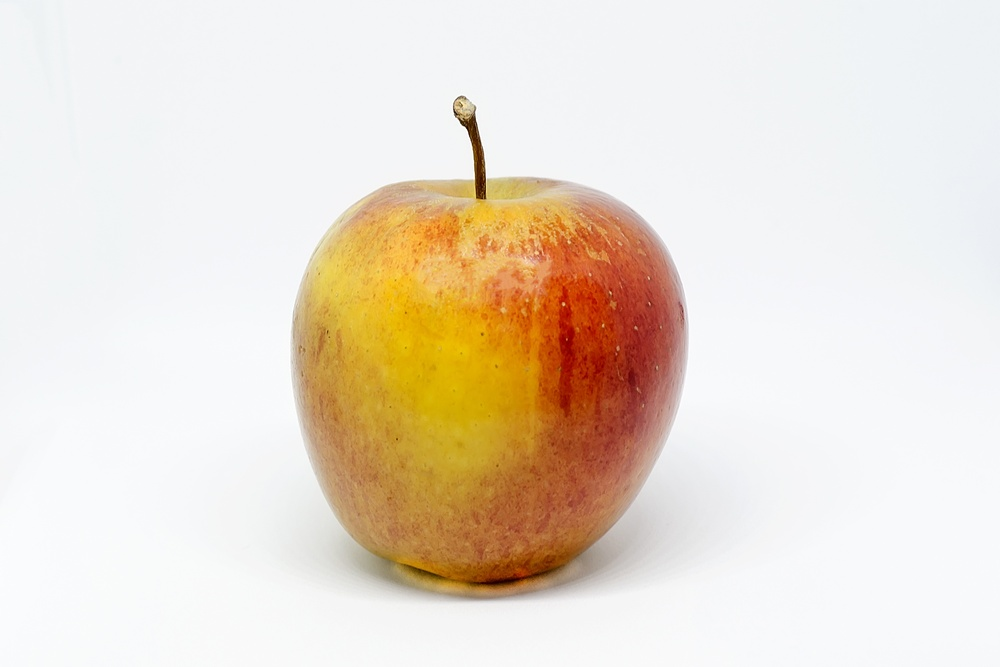
#> input picture images/image.jpg, 1000 x 667 px, shrunk from 3000 x 2000 before the run
$ python transform.py
#> lines starting #> are read from the running program, lines starting #| are printed output that depends on the picture
#> further down, original is the input picture: shape (667, 1000, 3); mean B, G, R 207.8, 221.9, 233.9
import cv2
import numpy as np

def add_salt_pepper_noise(image, amount=0.05):
    """Добавить шум 'соль и перец'"""
#> called with amount = 0.05
    noisy = image.copy()
    num_salt = np.ceil(amount * image.size * 0.5)
#> num_salt = 50025
    num_pepper = np.ceil(amount * image.size * 0.5)
#> num_pepper = 50025

    coords = [np.random.randint(0, i - 1, int(num_salt))
              for i in image.shape[:2]]
    noisy[coords[0], coords[1], :] = 255

    coords = [np.random.randint(0, i - 1, int(num_pepper))
              for i in image.shape[:2]]
    noisy[coords[0], coords[1], :] = 0
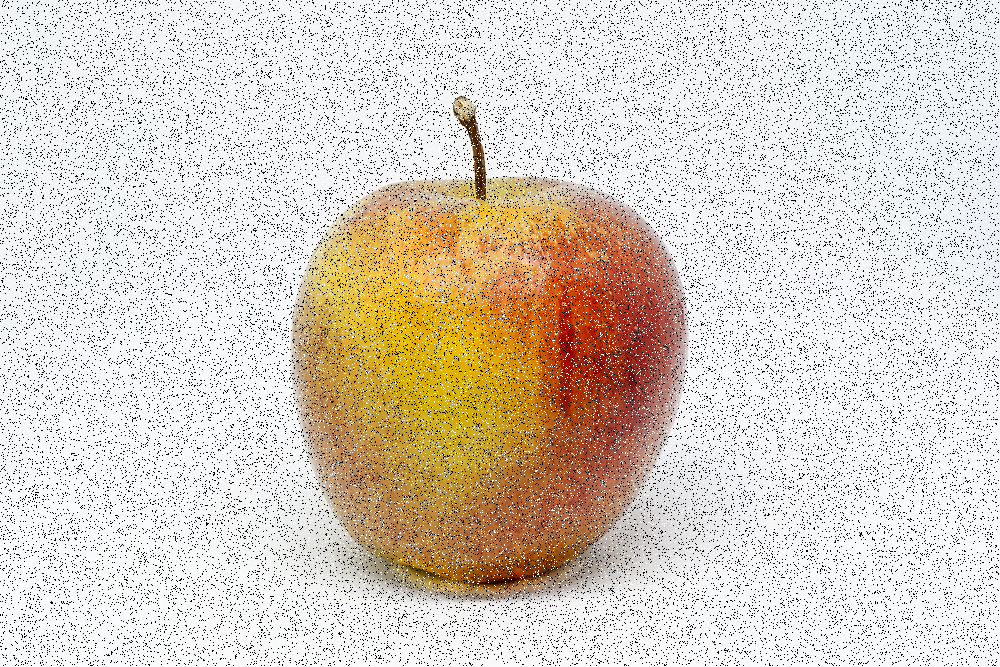
#> noisy: shape (667, 1000, 3); mean R, G, B 218.4, 208.1, 195.9

    return noisy

def add_gaussian_noise(image, mean=0, sigma=150):
#> called with mean = 0, sigma = 25
    gauss = np.random.normal(mean, sigma, image.shape)
    noisy = image.astype(np.float32) + gauss
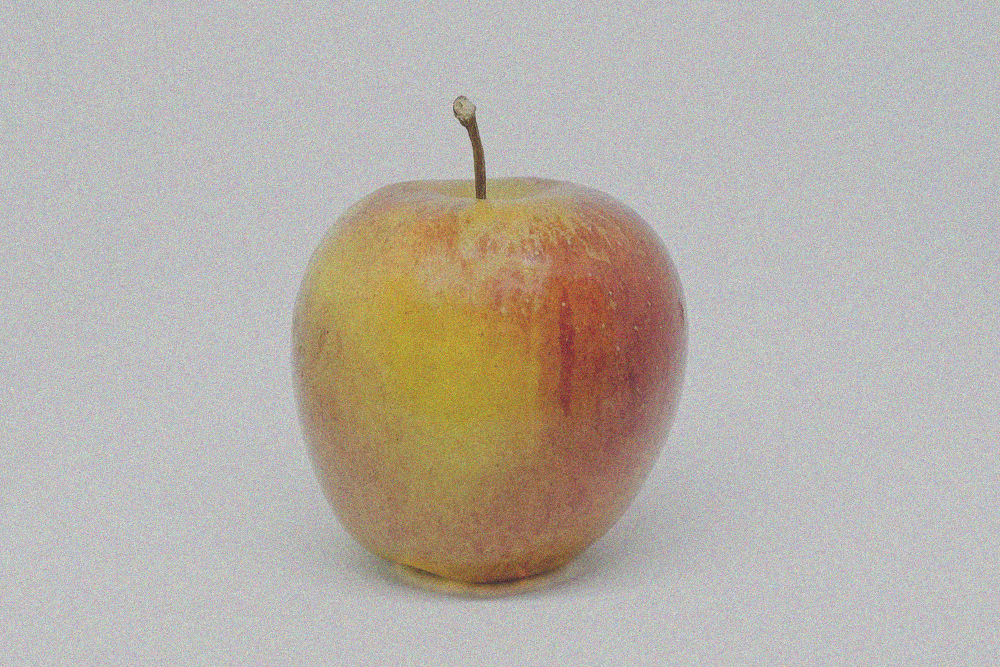
#> noisy: shape (667, 1000, 3) float64; mean R, G, B 233.9, 221.9, 207.8; drawn with min black and max white
    return np.clip(noisy, 0, 255).astype(np.uint8)
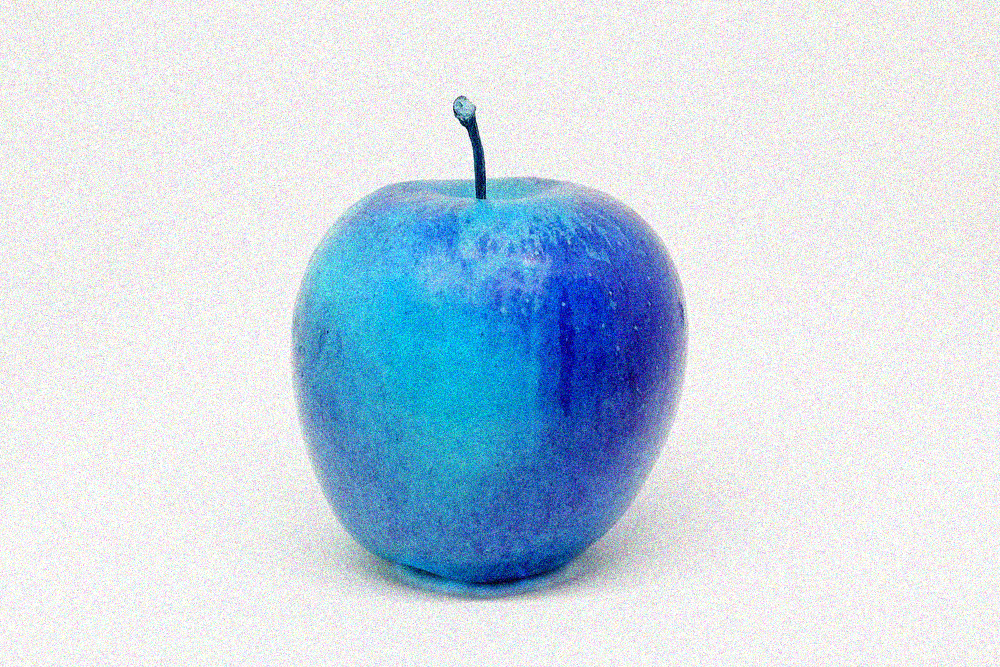
#> returned value: shape (667, 1000, 3); mean of channels 0, 1, 2 229, 216.9, 202.6; drawn as B, G, R

def reduce_contrast(image, factor=0.5):
#> called with factor = 0.3
    mean = np.mean(image)
#> mean = 221.2
    return np.clip((image - mean) * factor + mean, 0, 255).astype(np.uint8)
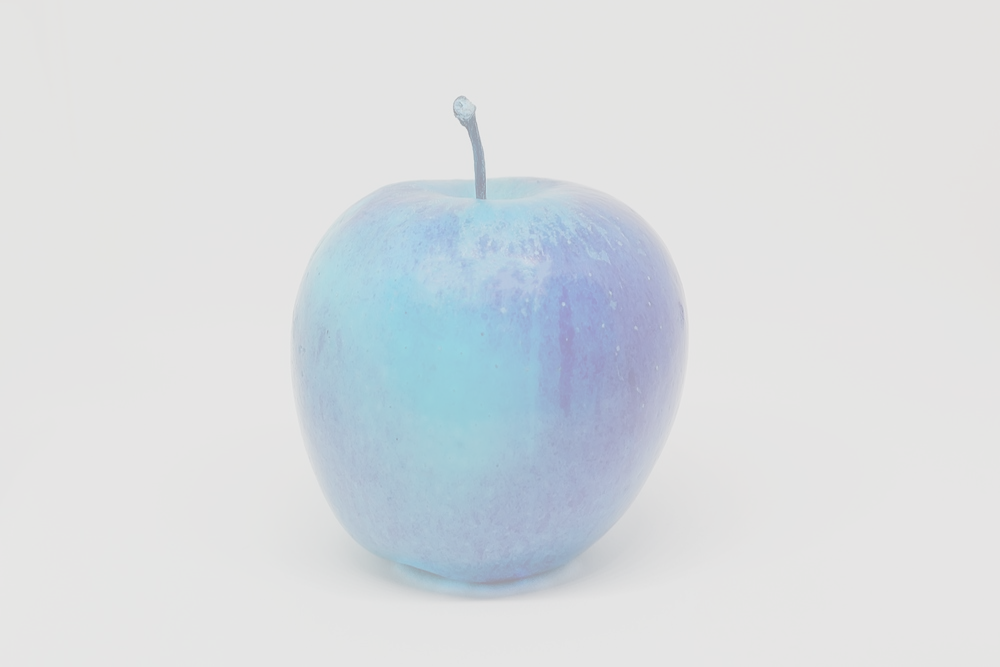
#> returned value: shape (667, 1000, 3); mean of channels 0, 1, 2 224.5, 221, 216.6; drawn as B, G, R

original = cv2.imread('./images/image.jpg')
original = cv2.cvtColor(original, cv2.COLOR_BGR2RGB)

noisy_sp = add_salt_pepper_noise(original, 0.05)
noisy_gauss = add_gaussian_noise(original, 0, 25)
low_contrast = reduce_contrast(original, 0.3)

cv2.imwrite('./images/test_salt_pepper.jpg', cv2.cvtColor(noisy_sp, cv2.COLOR_RGB2BGR))
cv2.imwrite('./images/test_gaussian.jpg', cv2.cvtColor(noisy_gauss, cv2.COLOR_RGB2BGR))
cv2.imwrite('./images/test_low_contrast.jpg', cv2.cvtColor(low_contrast, cv2.COLOR_RGB2BGR))
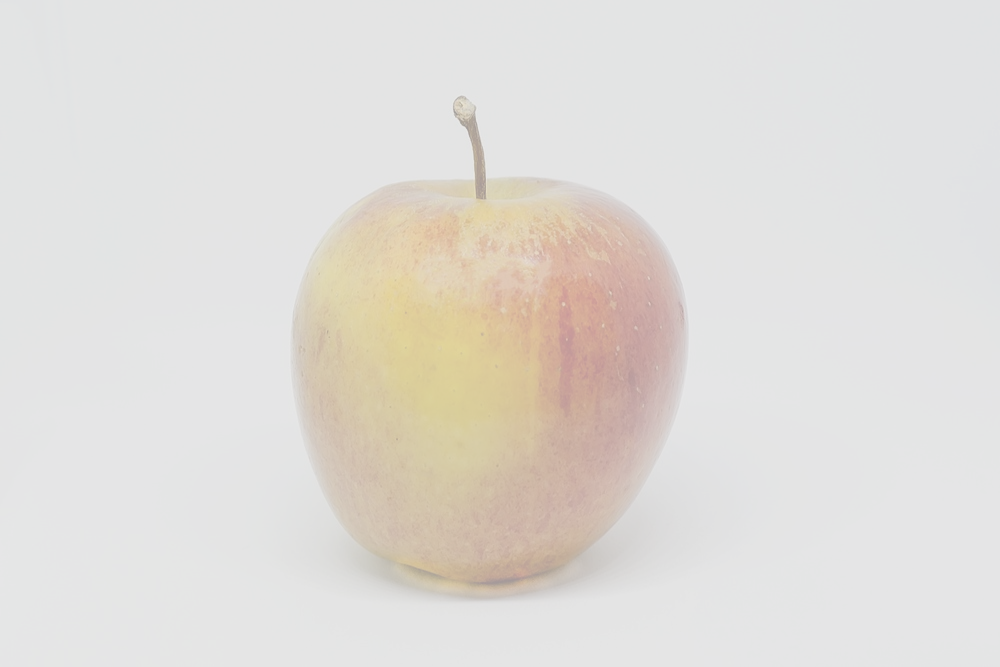
#> saved as test_low_contrast.jpg: shape (667, 1000, 3); mean B, G, R 216.6, 221, 224.5
